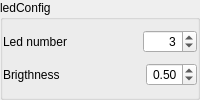
        <widget class="QGroupBox" name="groupBox_3">
         <property name="title">
          <string>ledConfig</string>
         </property>
         <layout class="QVBoxLayout" name="verticalLayout_3">
          <property name="spacing">
           <number>0</number>
          </property>
          <property name="leftMargin">
           <number>0</number>
          </property>
          <property name="topMargin">
           <number>0</number>
          </property>
          <property name="rightMargin">
           <number>0</number>
          </property>
          <property name="bottomMargin">
           <number>0</number>
          </property>
          <item>
           <layout class="QHBoxLayout" name="horizontalLayout_11">
            <property name="spacing">
             <number>0</number>
            </property>
            <item>
             <widget class="QLabel" name="label_11">
              <property name="text">
               <string>Led number</string>
              </property>
             </widget>
            </item>
            <item>
             <spacer name="horizontalSpacer_2">
              <property name="orientation">
               <enum>Qt::Horizontal</enum>
              </property>
              <property name="sizeHint" stdset="0">
               <size>
                <width>40</width>
                <height>20</height>
               </size>
              </property>
             </spacer>
            </item>
            <item>
             <widget class="QSpinBox" name="spinLedNumber">
              <property name="alignment">
               <set>Qt::AlignRight|Qt::AlignTrailing|Qt::AlignVCenter</set>
              </property>
              <property name="maximum">
               <number>1000</number>
              </property>
              <property name="value">
               <number>3</number>
              </property>
             </widget>
            </item>
           </layout>
          </item>
          <item>
           <layout class="QHBoxLayout" name="horizontalLayout_12">
            <property name="spacing">
             <number>0</number>
            </property>
            <item>
             <widget class="QLabel" name="label_12">
              <property name="text">
               <string>Brigthness</string>
              </property>
             </widget>
            </item>
            <item>
             <spacer name="horizontalSpacer_3">
              <property name="orientation">
               <enum>Qt::Horizontal</enum>
              </property>
              <property name="sizeHint" stdset="0">
               <size>
                <width>40</width>
                <height>20</height>
               </size>
              </property>
             </spacer>
            </item>
            <item>
             <widget class="QDoubleSpinBox" name="spinLedBright">
              <property name="alignment">
               <set>Qt::AlignRight|Qt::AlignTrailing|Qt::AlignVCenter</set>
              </property>
              <property name="maximum">
               <double>1.500000000000000</double>
              </property>
              <property name="singleStep">
               <double>0.100000000000000</double>
              </property>
              <property name="value">
               <double>0.500000000000000</double>
              </property>
             </widget>
            </item>
           </layout>
          </item>
         </layout>
        </widget>
